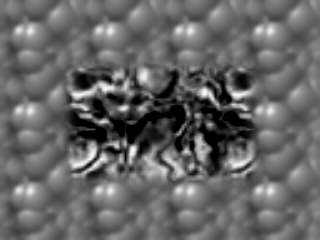
#> input picture Optical_Flow/Shift0.png, 320 x 240 px
$ python lucas_kanade_scratch.py
#> lines starting #> are read from the running program, lines starting #| are printed output that depends on the picture
import cv2
import numpy as np

def quiver(u, v, scale, stride, color=(0, 255, 0)):

    img_out = np.zeros((v.shape[0], u.shape[1], 3), dtype=np.uint8)

    for y in xrange(0, v.shape[0], stride):

        for x in xrange(0, u.shape[1], stride):

            cv2.line(img_out, (x, y), (x + int(u[y, x] * scale),
                                       y + int(v[y, x] * scale)), color, 1)
            cv2.circle(img_out, (x + int(u[y, x] * scale),
                                 y + int(v[y, x] * scale)), 1, color, 1)
    return img_out

def optic_flow_lk(img_a, img_b, k_size, k_type, sigma=1):
    """Computes optic flow using the Lucas-Kanade method.

    For efficiency, you should apply a convolution-based method.

    Note: Implement this method using the instructions in the lectures
    and the documentation.

    You are not allowed to use any OpenCV functions that are related
    to Optic Flow.

    Args:
        img_a (numpy.array): grayscale floating-point image with
                             values in [0.0, 1.0].
        img_b (numpy.array): grayscale floating-point image with
                             values in [0.0, 1.0].
        k_size (int): size of averaging kernel to use for weighted
                      averages. Here we assume the kernel window is a
                      square so you will use the same value for both
                      width and height.
        k_type (str): type of kernel to use for weighted averaging,
                      'uniform' or 'gaussian'. By uniform we mean a
                      kernel with the only ones divided by k_size**2.
                      To implement a Gaussian kernel use
                      cv2.getGaussianKernel. The autograder will use
                      'uniform'.
        sigma (float): sigma value if gaussian is chosen. Default
                       value set to 1 because the autograder does not
                       use this parameter.

    Returns:
        tuple: 2-element tuple containing:
            U (numpy.array): raw displacement (in pixels) along
                             X-axis, same size as the input images,
                             floating-point type.
            V (numpy.array): raw displacement (in pixels) along
                             Y-axis, same size and type as U.
    """
    #if blur:
    img_b = cv2.GaussianBlur(img_b,(13,13),0)
    img_b = cv2.bilateralFilter(img_b.astype(np.float32),7,85,85)
    img_a = cv2.GaussianBlur(img_a,(13,13),0)
    img_a = cv2.bilateralFilter(img_a.astype(np.float32),7,85,85)
    img_b = cv2.medianBlur(img_b,5)
    img_a = cv2.medianBlur(img_a,5)
    win = k_size
    #win=50#30#15#30 #15 for 1b in experiment.py **MAKE THIS AN INPUT**
    assert img_a.shape == img_b.shape
    I_x = np.zeros(img_a.shape)
    I_y = np.zeros(img_a.shape)
    I_t = np.zeros(img_a.shape)
    I_x[1:-1, 1:-1] = (img_a[1:-1, 2:] - img_a[1:-1, :-2]) / 2
    I_y[1:-1, 1:-1] = (img_a[2:, 1:-1] - img_a[:-2, 1:-1]) / 2
    I_t[1:-1, 1:-1] = img_a[1:-1, 1:-1] - img_b[1:-1, 1:-1]
    params = np.zeros(img_a.shape + (5,)) #Ix2, Iy2, Ixy, Ixt, Iyt
    params[..., 0] = I_x * I_x # I_x2
    params[..., 1] = I_y * I_y # I_y2
    params[..., 2] = I_x * I_y # I_xy
    params[..., 3] = I_x * I_t # I_xt
    params[..., 4] = I_y * I_t # I_yt
    del I_x, I_y, I_t
    cum_params = np.cumsum(np.cumsum(params, axis=0), axis=1)
    win_params = (cum_params[2*win+1:,2*win+1:]-
                   cum_params[2*win+1:,:-1-2*win]-
                   cum_params[:-1-2*win,2*win+1:]+
                   cum_params[:-1-2*win,:-1-2*win])
    det = win_params[...,0]*win_params[...,1]-win_params[...,2]**2
    op_flow_u = np.zeros(img_a.shape)
    op_flow_v = np.zeros(img_a.shape)
    u = np.where(det != 0,
                 (win_params[...,1]*win_params[...,3]-
                  win_params[...,2]*win_params[...,4])/det,0)
    v = np.where(det != 0,
                 (win_params[...,0]*win_params[...,4]-
                  win_params[...,2]*win_params[...,3])/det,0)
    op_flow_u[win + 1: -1 - win, win + 1: -1 - win] = u[:-1, :-1]
    op_flow_v[win + 1: -1 - win, win + 1: -1 - win] = v[:-1, :-1]
    return (op_flow_u,op_flow_v)


shift_0 = cv2.imread('Shift0.png', 0) / 255.
#> shift_0: shape (240, 320) float64; min 0, max 0.992, mean 0.399
shift_r2 = cv2.imread('ShiftR2.png', 0) / 255.
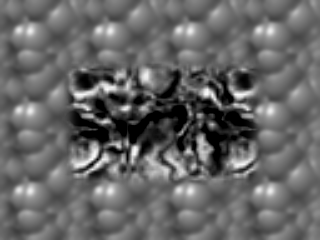
#> input picture Optical_Flow/ShiftR2.png, 320 x 240 px
#> shift_r2: shape (240, 320) float64; min 0, max 0.992, mean 0.4
shift_r5_u5 = cv2.imread('ShiftR5U5.png', 0) / 255.
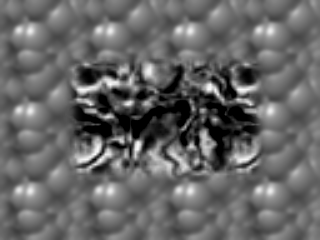
#> input picture Optical_Flow/ShiftR5U5.png, 320 x 240 px
#> shift_r5_u5: shape (240, 320) float64; min 0, max 0.992, mean 0.4
k_size = 50  # TODO: Select a kernel size
k_type = ""  # TODO: Select a kernel type
sigma = 0  # TODO: Select a sigma value if you are using a gaussian kernel
u, v = optic_flow_lk(shift_0, shift_r2, k_size, k_type, sigma)
#> in optic_flow_lk, `op_flow_v[win + 1: -1 - win, win + 1: -1 - win] = v[:-1, :-1]`:
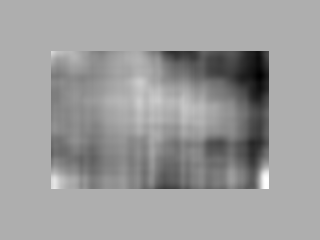
#> op_flow_v: shape (240, 320) float64; min -0.209, max 0.0963, mean -0.0206; drawn with min black and max white
u_v = quiver(u, v, scale=3, stride=10)
cv2.imwrite('right_shift.png', u_v)
u, v = optic_flow_lk(shift_0, shift_r5_u5, k_size, k_type, sigma)
#> call 2 of optic_flow_lk, with k_size = 50, k_type = '', sigma = 0
#> in optic_flow_lk (call 2), `I_t[1:-1, 1:-1] = img_a[1:-1, 1:-1] - img_b[1:-1, 1:-1]`:
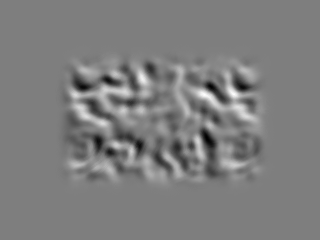
#> I_t: shape (240, 320) float64; min -0.495, max 0.499, mean -0.000482; drawn with min black and max white
#> in optic_flow_lk (call 2), `op_flow_u[win + 1: -1 - win, win + 1: -1 - win] = u[:-1, :-1]`:
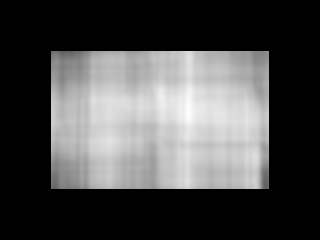
#> op_flow_u: shape (240, 320) float64; min 0, max 2.81, mean 0.827; drawn with min black and max white
#> in optic_flow_lk (call 2), `op_flow_v[win + 1: -1 - win, win + 1: -1 - win] = v[:-1, :-1]`:
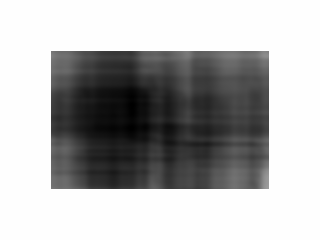
#> op_flow_v: shape (240, 320) float64; min -2.91, max 0, mean -0.876; drawn with min black and max white
u_v = quiver(u, v, scale=3, stride=10)
#> call 2 of quiver, with scale = 3, stride = 10, color = (0, 255, 0)
#> after the loop in quiver (call 2), `for y in xrange(0, v.shape[0], stride):`:
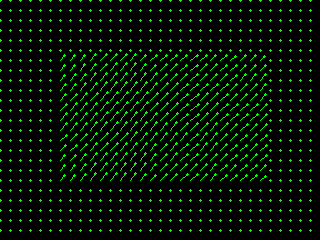
#> img_out: shape (240, 320, 3); mean of channels 0, 1, 2 0, 18.5, 0; drawn as B, G, R
cv2.imwrite('up_right_shift.png', u_v)
